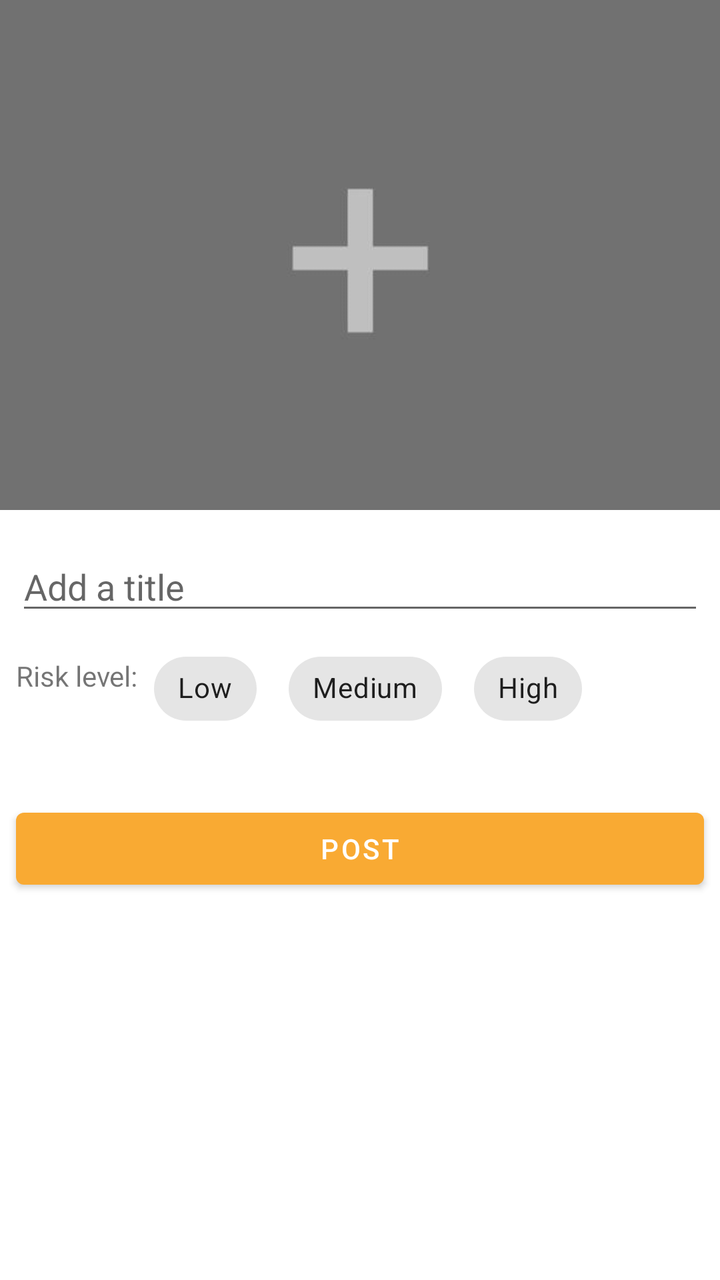
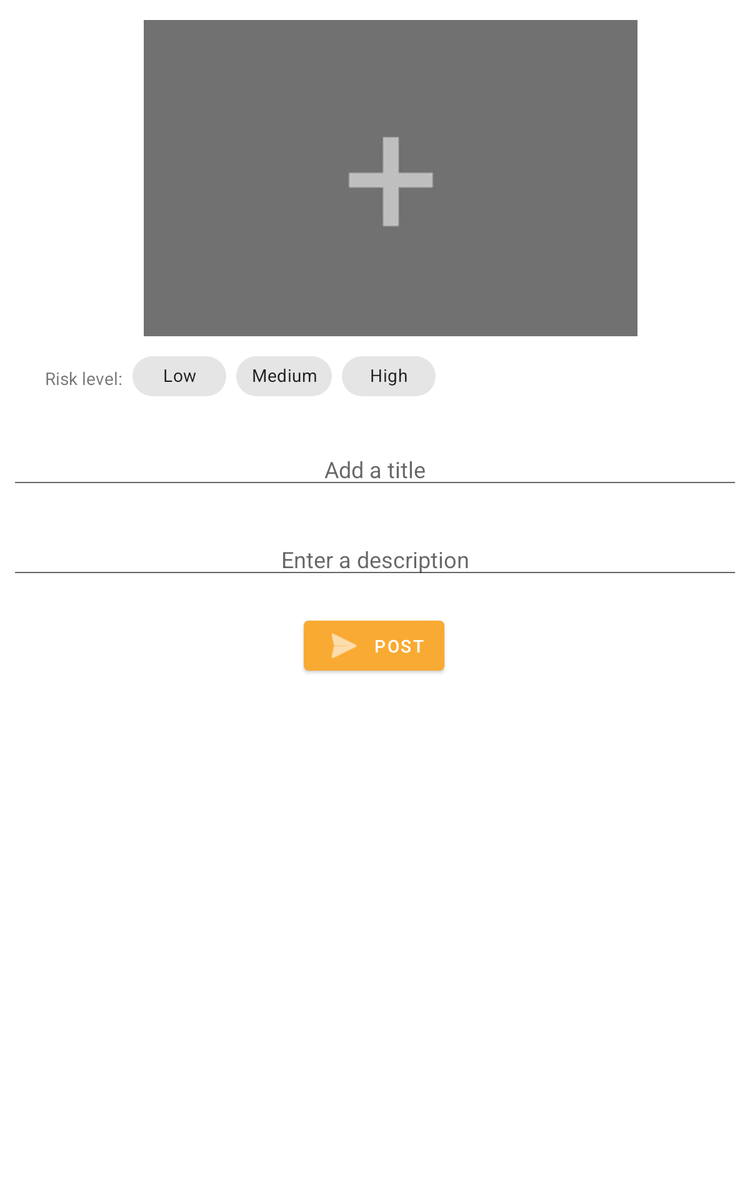

The same Android screen from two of the app's own layout files: first res/layout/ as a phone draws it, then the repository's variant for another configuration, drawn on a device whose configuration selects that folder. Both files follow.
<!-- AndroidManifest.xml: activity theme AppTheme.NoActionBar.2 -->
<!-- res/layout/activity_new_post.xml -->
<?xml version="1.0" encoding="utf-8"?>
<androidx.constraintlayout.widget.ConstraintLayout xmlns:android="http://schemas.android.com/apk/res/android"
    xmlns:app="http://schemas.android.com/apk/res-auto"
    xmlns:tools="http://schemas.android.com/tools"
    android:layout_width="match_parent"
    android:layout_height="match_parent"
    tools:context=".activities.NewPostActivity">


    <ImageView
        android:id="@+id/image_post"
        android:layout_width="0dp"
        android:layout_height="255dp"
        android:contentDescription="TODO"
        android:scaleType="centerCrop"
        android:src="@drawable/placeholderpostimage"
        app:layout_constraintEnd_toEndOf="parent"
        app:layout_constraintStart_toStartOf="parent"
        app:layout_constraintTop_toTopOf="parent" />

    <EditText
        android:id="@+id/edit_post"
        android:layout_width="0dp"
        android:layout_height="wrap_content"
        android:layout_marginStart="8dp"
        android:layout_marginLeft="8dp"
        android:layout_marginTop="16dp"
        android:layout_marginEnd="8dp"
        android:layout_marginRight="8dp"
        android:ems="10"
        android:maxLines="100"
        android:inputType="textPersonName"
        android:hint="@string/post_hint"
        app:layout_constraintEnd_toEndOf="parent"
        app:layout_constraintStart_toStartOf="parent"
        app:layout_constraintTop_toBottomOf="@+id/image_post" />

    <TextView
        android:id="@+id/textView"
        android:layout_width="wrap_content"
        android:layout_height="wrap_content"
        android:layout_marginStart="8dp"
        android:layout_marginLeft="8dp"
        android:layout_marginTop="16dp"
        android:text="@string/TextView_post"
        app:layout_constraintStart_toStartOf="parent"
        app:layout_constraintTop_toBottomOf="@+id/edit_post" />

    <com.google.android.material.chip.Chip
        android:id="@+id/chip_low"
        android:layout_width="wrap_content"
        android:text="@string/chip_low"
        android:layout_height="wrap_content"
        style="@style/Widget.MaterialComponents.Chip.Choice"
        android:layout_marginStart="8dp"
        android:layout_marginLeft="8dp"
        android:layout_marginTop="8dp"
        app:layout_constraintStart_toEndOf="@+id/textView"
        app:layout_constraintTop_toBottomOf="@+id/edit_post"
        />

    <com.google.android.material.chip.Chip
        android:id="@+id/chip_medium"
        android:layout_width="wrap_content"
        android:layout_height="wrap_content"
        style="@style/Widget.MaterialComponents.Chip.Choice"
        android:layout_marginStart="16dp"
        android:text="@string/chip_Medium"
        android:layout_marginLeft="16dp"
        android:layout_marginTop="8dp"
        app:layout_constraintStart_toEndOf="@+id/chip_low"
        app:layout_constraintTop_toBottomOf="@+id/edit_post" />

    <com.google.android.material.chip.Chip
        android:id="@+id/chip_high"
        style="@style/Widget.MaterialComponents.Chip.Choice"
        android:layout_width="wrap_content"
        android:layout_height="wrap_content"
        android:layout_marginStart="16dp"
        android:layout_marginLeft="16dp"
        android:layout_marginTop="8dp"
        android:text="@string/chip_high"
        app:layout_constraintStart_toEndOf="@+id/chip_medium"
        app:layout_constraintTop_toBottomOf="@+id/edit_post" />

    <Button
        android:id="@+id/post_btn"
        android:layout_width="match_parent"
        android:layout_height="wrap_content"
        android:layout_marginStart="8dp"
        android:layout_marginLeft="8dp"
        android:layout_marginTop="88dp"
        android:layout_marginEnd="8dp"
        android:layout_marginRight="8dp"
        android:text="Post"
        app:backgroundTint="@color/Secondary"
        app:layout_constraintEnd_toEndOf="parent"
        app:layout_constraintHorizontal_bias="0.498"
        app:layout_constraintStart_toStartOf="parent"
        app:layout_constraintTop_toBottomOf="@+id/edit_post" />

    <ProgressBar
        android:id="@+id/progress_bar_post"
        style="?android:progressBarStyleHorizontal"
        android:layout_width="0dp"
        android:layout_height="wrap_content"
        android:layout_gravity="center"
        android:indeterminate="true"
        android:visibility="invisible"
        app:layout_constraintEnd_toEndOf="parent"
        app:layout_constraintStart_toStartOf="parent"
        app:layout_constraintTop_toTopOf="parent" />



</androidx.constraintlayout.widget.ConstraintLayout>
<!-- resources referenced by this layout -->
<resources>
  <color name="Secondary">#F9AA33</color>
  <!-- drawable placeholderpostimage: jpeg bitmap (drawable-hdpi, 2637 bytes) -->
  <string name="TextView_post">Risk level:</string>
  <string name="chip_Medium">Medium</string>
  <string name="chip_high">High</string>
  <string name="chip_low">Low</string>
  <string name="post_hint">Add a title</string>
  <style name="AppTheme.NoActionBar.2" parent="AppTheme">
          <item name="colorPrimaryDark">@color/White</item>
          <item name="windowNoTitle">true</item>
          <item name="windowActionBar">false</item>
      </style>
  <style name="AppTheme" parent="Theme.MaterialComponents.Light.NoActionBar">
          
          <item name="colorPrimary">@color/colorPrimary</item>
          <item name="colorPrimaryDark">@color/colorAccent</item>
          <item name="colorAccent">@color/Secondary</item>
  
          <item name="windowNoTitle">true</item>
          <item name="windowActionBar">false</item>
      </style>
  <color name="White">#ffffff</color>
  <color name="colorPrimary">#344955</color>
  <color name="colorAccent">#4A6572</color>
</resources>
<!-- res/layout-sw600dp/activity_new_post.xml (the repository's variant of the layout above) -->
<!-- drawn on a 7-inch tablet held upright -->
<?xml version="1.0" encoding="utf-8"?>
<androidx.constraintlayout.widget.ConstraintLayout xmlns:android="http://schemas.android.com/apk/res/android"
    xmlns:app="http://schemas.android.com/apk/res-auto"
    xmlns:tools="http://schemas.android.com/tools"
    android:layout_width="match_parent"
    android:layout_height="match_parent"
    tools:context=".activities.NewPostActivity">


    <EditText
        android:id="@+id/et_post_desc"
        android:layout_width="0dp"
        android:layout_height="wrap_content"
        android:layout_marginStart="8dp"
        android:layout_marginLeft="8dp"
        android:layout_marginTop="156dp"
        android:layout_marginEnd="8dp"
        android:layout_marginRight="8dp"
        android:ems="10"
        android:enabled="true"
        android:gravity="center"
        android:hint="@string/enter_a_description"
        android:inputType="textMultiLine"
        android:maxLines="100"
        app:layout_constraintEnd_toEndOf="parent"
        app:layout_constraintHorizontal_bias="0.0"
        app:layout_constraintStart_toStartOf="parent"
        app:layout_constraintTop_toBottomOf="@+id/image_post" />

    <ImageView
        android:id="@+id/image_post"
        android:layout_width="395dp"
        android:layout_height="253dp"
        android:layout_marginTop="16dp"
        android:contentDescription="TODO"
        android:scaleType="centerCrop"
        android:src="@drawable/placeholderpostimage"
        app:layout_constraintEnd_toEndOf="parent"
        app:layout_constraintHorizontal_bias="0.562"
        app:layout_constraintStart_toStartOf="parent"
        app:layout_constraintTop_toTopOf="parent" />

    <EditText
        android:id="@+id/et_post_title"
        android:layout_width="0dp"
        android:layout_height="wrap_content"
        android:layout_marginStart="8dp"
        android:layout_marginLeft="8dp"
        android:layout_marginTop="84dp"
        android:layout_marginEnd="8dp"
        android:layout_marginRight="8dp"
        android:ems="10"
        android:enabled="true"
        android:gravity="center"
        android:hint="@string/post_hint"
        android:inputType="text"
        android:maxLines="100"
        app:layout_constraintEnd_toEndOf="parent"
        app:layout_constraintHorizontal_bias="1.0"
        app:layout_constraintStart_toStartOf="parent"
        app:layout_constraintTop_toBottomOf="@+id/image_post" />

    <TextView
        android:id="@+id/textView"
        android:layout_width="wrap_content"
        android:layout_height="wrap_content"
        android:layout_marginStart="36dp"
        android:layout_marginLeft="36dp"
        android:layout_marginTop="24dp"
        android:text="@string/TextView_post"
        app:layout_constraintStart_toStartOf="parent"
        app:layout_constraintHorizontal_bias="0.0"
        app:layout_constraintTop_toBottomOf="@+id/image_post" />

    <com.google.android.material.chip.Chip
        android:id="@+id/chip_low"
        style="@style/Widget.MaterialComponents.Chip.Choice"
        android:layout_width="75dp"
        android:layout_height="wrap_content"
        android:layout_marginStart="8dp"
        android:layout_marginLeft="8dp"
        android:layout_marginTop="8dp"
        android:textAlignment="center"
        android:text="@string/chip_low"
        app:layout_constraintStart_toEndOf="@+id/textView"
        app:layout_constraintTop_toBottomOf="@+id/image_post" />

    <com.google.android.material.chip.Chip
        android:id="@+id/chip_medium"
        style="@style/Widget.MaterialComponents.Chip.Choice"
        android:layout_width="wrap_content"
        android:layout_height="wrap_content"
        android:layout_marginStart="8dp"
        android:layout_marginLeft="8dp"
        android:layout_marginTop="8dp"
        android:textAlignment="center"
        android:text="@string/chip_Medium"
        app:layout_constraintStart_toEndOf="@+id/chip_low"
        app:layout_constraintTop_toBottomOf="@+id/image_post" />

    <com.google.android.material.chip.Chip
        android:id="@+id/chip_high"
        style="@style/Widget.MaterialComponents.Chip.Choice"
        android:layout_width="75dp"
        android:layout_height="wrap_content"
        android:layout_marginStart="8dp"
        android:layout_marginLeft="8dp"
        android:layout_marginTop="8dp"
        android:textAlignment="center"
        android:text="@string/chip_high"
        app:layout_constraintStart_toEndOf="@+id/chip_medium"
        app:layout_constraintTop_toBottomOf="@+id/image_post" />

    <Button
        android:id="@+id/post_btn"
        android:layout_width="wrap_content"
        android:layout_height="wrap_content"
        android:layout_marginStart="8dp"
        android:layout_marginLeft="8dp"
        android:layout_marginTop="24dp"
        android:layout_marginEnd="8dp"
        android:layout_marginRight="8dp"
        android:text="Post"
        app:backgroundTint="@color/Secondary"
        app:icon="@android:drawable/ic_menu_send"
        app:layout_constraintEnd_toEndOf="parent"
        app:layout_constraintHorizontal_bias="0.498"
        app:layout_constraintStart_toStartOf="parent"
        app:layout_constraintTop_toBottomOf="@+id/et_post_desc" />

    <ProgressBar
        android:id="@+id/progress_bar_post"
        style="?android:progressBarStyleHorizontal"
        android:layout_width="0dp"
        android:layout_height="wrap_content"
        android:layout_gravity="center"
        android:indeterminate="true"
        android:visibility="invisible"
        app:layout_constraintEnd_toEndOf="parent"
        app:layout_constraintStart_toStartOf="parent"
        app:layout_constraintTop_toTopOf="parent" />



</androidx.constraintlayout.widget.ConstraintLayout>
<!-- resources referenced by the variant -->
<!-- as a 7-inch tablet held upright resolves them -->
<resources>
  <color name="Secondary">#F9AA33</color>
  <!-- drawable placeholderpostimage: jpeg bitmap (drawable-hdpi, 2637 bytes) -->
  <string name="TextView_post">Risk level:</string>
  <string name="chip_Medium">Medium</string>
  <string name="chip_high">High</string>
  <string name="chip_low">Low</string>
  <string name="enter_a_description">Enter a description</string>
  <string name="post_hint">Add a title</string>
  <style name="AppTheme.NoActionBar.2" parent="AppTheme">
          <item name="colorPrimaryDark">@color/White</item>
          <item name="windowNoTitle">true</item>
          <item name="windowActionBar">false</item>
      </style>
  <style name="AppTheme" parent="Theme.MaterialComponents.Light.NoActionBar">
          
          <item name="colorPrimary">@color/colorPrimary</item>
          <item name="colorPrimaryDark">@color/colorAccent</item>
          <item name="colorAccent">@color/Secondary</item>
  
          <item name="windowNoTitle">true</item>
          <item name="windowActionBar">false</item>
      </style>
  <color name="White">#ffffff</color>
  <color name="colorPrimary">#344955</color>
  <color name="colorAccent">#4A6572</color>
</resources>
